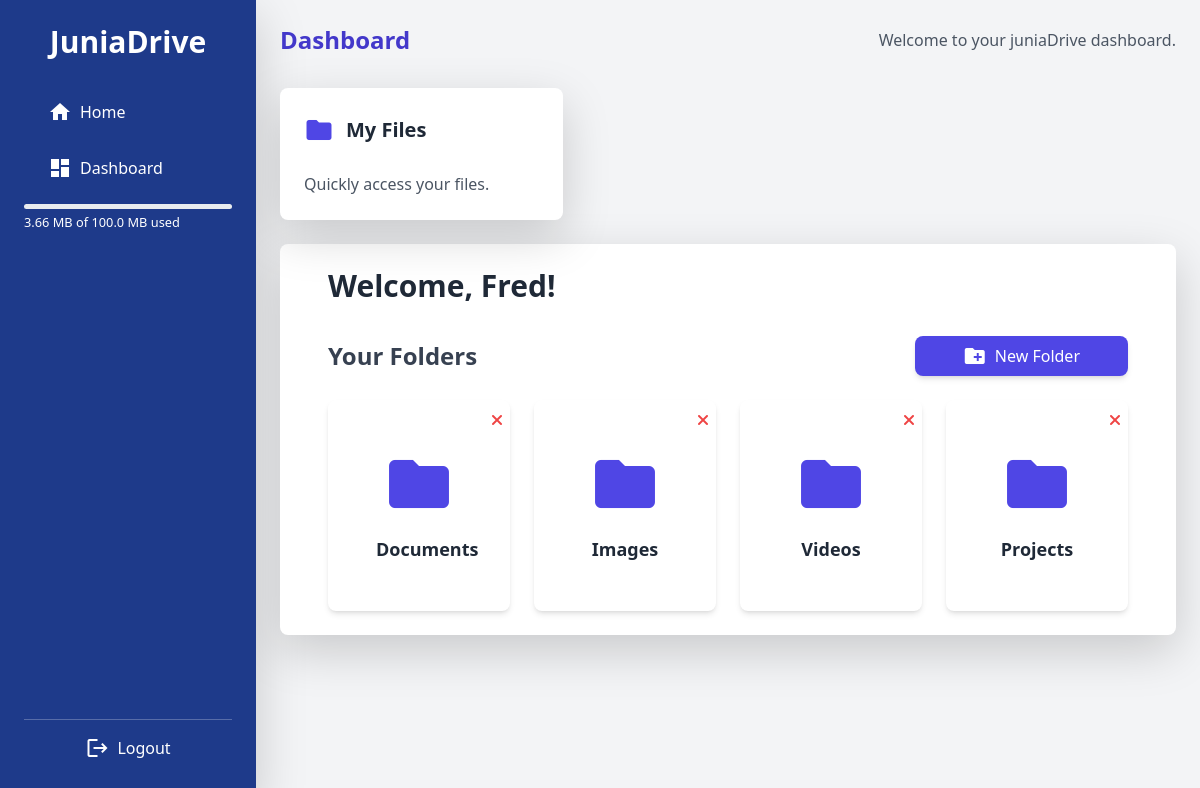
Page /home/ (signed in) on the earlier database version.
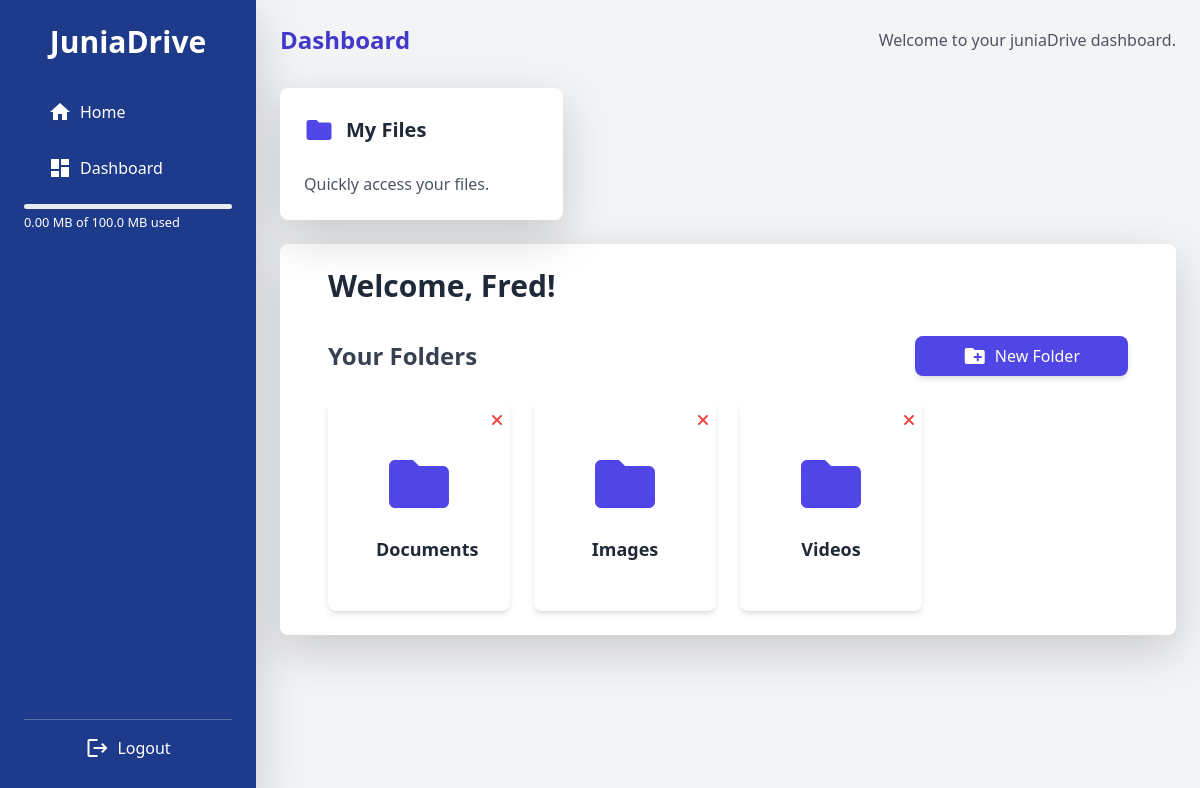
Same page on the later database version.
### accounts/models.py (models this page shows, shortened)
class Folder(models.Model):
    name = models.CharField(max_length=255)
    user = models.ForeignKey(User, on_delete=models.CASCADE, related_name='folders')

### accounts/views.py (the view)
# urls.py: path('home/', views.home, name='home'),
@login_required(login_url='/login/')  # Ensures only logged-in users can access this view
def home(request):
    if not request.user.is_authenticated:
        return redirect('login')
    folders = Folder.objects.filter(user=request.user)
    return render(request, 'accounts/home.html', {'folders': folders})

### accounts/context_processors.py (called while the page is built)
def storage_info(request):
 if request.user.is_authenticated:
    storage_limit = 100 * 1024 * 1024  # 100 MB in bytes
    space_used = File.objects.filter(folder__user=request.user).aggregate(total_size=Sum('size'))['total_size'] or 0
    space_remaining = max(storage_limit - space_used, 0)
    storage_used_percent = round((space_used / storage_limit) * 100, 2) if storage_limit > 0 else 0
    return {
        'storage_limit': round(storage_limit / (1024 * 1024), 2),
        'space_used': round(space_used / (1024 * 1024), 2),
        'space_remaining': round(space_remaining / (1024 * 1024), 2),
        'storage_used_percent': storage_used_percent,
    }
 else:
    return {
            'space_used': 0,
            'space_remaining': 0,
            'storage_limit': 0,
        }

### accounts/templates/accounts/home.html (shortened to what this page needs)
{% extends 'accounts/base.html' %}
{% block content %}
<div class="max-w-6xl mx-auto px-6">
    <h1 class="text-3xl font-semibold text-gray-800 mb-8">
        Welcome, {{ request.user.username }}!
    </h1>
    <div class="flex items-center justify-between mb-6">
        <h2 class="text-2xl font-bold text-gray-700">
            Your Folders
        </h2>
        <button onclick="openCreateModal()" class="bg-indigo-600 text-white py-2 px-5 rounded-lg shadow-md hover:bg-indigo-700 transition duration-200 ease-in-out flex items-center space-x-2">
            <span class="material-icons">create_new_folder</span>
            <span>New Folder</span>
        </button>
    </div>
    {% if folders %}
        <div class="grid grid-cols-1 sm:grid-cols-2 md:grid-cols-3 lg:grid-cols-4 gap-6">
            {% for folder in folders %}
                <div class="bg-white p-5 rounded-lg shadow-md hover:shadow-lg transition duration-200 ease-in-out relative">
                    <a href="{% url 'folder_detail' folder.id %}" class="block text-center">
                        <div class="text-4xl text-indigo-600 mb-2">
                            <span class="material-icons text-7xl">folder</span>
                        </div>
                        <span class="text-lg font-bold text-gray-800">{{ folder.name }}</span>
                    </a>
                    <button onclick="openDeleteModal({{ folder.id }}, '{{ folder.name }}')" class="absolute top-2 right-2 text-red-500 hover:text-red-700 transition duration-200 ease-in-out">
                        <i class="fas fa-times"></i>
                    </button>
                </div>
            {% endfor %}
        </div>
    {% else %}
        <p class="text-gray-500 mt-8 text-center">No folders found. Create some folders to get started!</p>
    {% endif %}
</div>
{% endblock %}

### accounts/templates/accounts/base.html (shortened to what this page needs)
<!DOCTYPE html>
<html lang="en">
<head>
    {% load static %}
    <script src="https://cdn.tailwindcss.com"></script>
    <link rel="stylesheet" href="{% static 'css/style.css' %}">
    <link rel="stylesheet" href="https://cdnjs.cloudflare.com/ajax/libs/font-awesome/6.0.0-beta3/css/all.min.css">
</head>
<body class="bg-gray-100 text-gray-800 font-sans">
    <div class="flex h-screen">
        <aside class="w-64 bg-blue-900 text-white flex flex-col justify-between shadow-lg">
            <div class="p-6">
                <h2 class="text-3xl font-bold text-center mb-8">JuniaDrive</h2>
                <nav>
                    <ul class="space-y-4">
                        <li>
                            <a href="{% url 'home' %}" class="flex items-center space-x-2 py-2 px-4 rounded transition duration-300 hover:bg-indigo-700">
                                <span class="material-icons">home</span>
                                <span>Home</span>
                            </a>
                        </li>
                        <li>
                            <a href="{% url 'dashboard' %}" class="flex items-center space-x-2 py-2 px-4 rounded transition duration-300 hover:bg-indigo-700">
                                <span class="material-icons">dashboard</span>
                                <span>Dashboard</span>
                            </a>
                        </li>
                        <div class="mb-4">
                            <div class="progress" style="height: 5px;">
                            </div>
                            <small>{{ space_used |floatformat:2 }} MB of {{ storage_limit }} MB used </small>
                        </div>
                    </ul>
                </nav>
            </div>
            <div class="p-6">
                <hr>
                <form method="POST" action="{% url 'logout' %}">
                    <button type="submit" class="w-full py-3 text-red-500 text-white rounded hover:bg-red-600 transition duration-300 flex items-center justify-center space-x-2">
                        <span class="material-icons">logout</span>
                        <span>Logout</span>
                    </button>
                </form>
            </div>
        </aside>
        <main class="flex-1 p-6 overflow-y-auto">
            <header class="flex items-center justify-between mb-8">
                <h1 class="text-2xl font-semibold text-indigo-700">Dashboard</h1>
                <p class="text-gray-600">Welcome to your juniaDrive dashboard.</p>
            </header>
            <section class="grid gap-6 md:grid-cols-2 lg:grid-cols-3 xl:grid-cols-4">
                <div class="bg-white p-6 rounded-lg shadow-lg hover:shadow-xl transition duration-300 ease-in-out">
                    <div class="flex items-center space-x-3 mb-4">
                        <span class="material-icons text-indigo-600 text-3xl">folder</span>
                        <h2 class="text-xl font-semibold text-gray-800">My Files</h2>
                    </div>
                    <p class="text-gray-600">Quickly access your files.</p>
                </div>
            </section>
            <section class="mt-6 bg-white p-6 rounded-lg shadow-lg">
                {% block content %}{% endblock %}
            </section>
        </main>
    </div>
</body>
</html>

Differences in the rows shown:
no longer on this page (row edited): Folder: name "Projects"
Other differences:
{{ space_used |floatformat:2 }}: "3.66" → "0.00"
